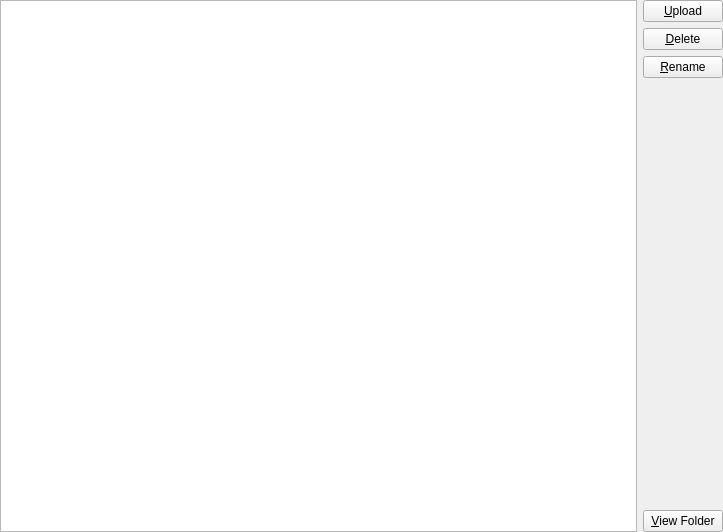
<?xml version="1.0" encoding="UTF-8"?>
<ui version="4.0">
 <class>ScreenshotsPage</class>
 <widget class="QWidget" name="ScreenshotsPage">
  <property name="geometry">
   <rect>
    <x>0</x>
    <y>0</y>
    <width>723</width>
    <height>532</height>
   </rect>
  </property>
  <property name="windowTitle">
   <string>Mods</string>
  </property>
  <layout class="QVBoxLayout" name="verticalLayout_3">
   <property name="leftMargin">
    <number>0</number>
   </property>
   <property name="topMargin">
    <number>0</number>
   </property>
   <property name="rightMargin">
    <number>0</number>
   </property>
   <property name="bottomMargin">
    <number>0</number>
   </property>
   <item>
    <layout class="QHBoxLayout" name="horizontalLayout">
     <item>
      <layout class="QVBoxLayout" name="verticalLayout">
       <item>
        <widget class="QListView" name="listView">
         <property name="selectionMode">
          <enum>QAbstractItemView::ExtendedSelection</enum>
         </property>
         <property name="selectionBehavior">
          <enum>QAbstractItemView::SelectItems</enum>
         </property>
        </widget>
       </item>
      </layout>
     </item>
     <item>
      <layout class="QVBoxLayout" name="verticalLayout_2">
       <item>
        <widget class="QPushButton" name="uploadBtn">
         <property name="text">
          <string>&amp;Upload</string>
         </property>
        </widget>
       </item>
       <item>
        <widget class="QPushButton" name="deleteBtn">
         <property name="text">
          <string>&amp;Delete</string>
         </property>
        </widget>
       </item>
       <item>
        <widget class="QPushButton" name="renameBtn">
         <property name="text">
          <string>&amp;Rename</string>
         </property>
        </widget>
       </item>
       <item>
        <spacer name="verticalSpacer">
         <property name="orientation">
          <enum>Qt::Vertical</enum>
         </property>
         <property name="sizeHint" stdset="0">
          <size>
           <width>20</width>
           <height>40</height>
          </size>
         </property>
        </spacer>
       </item>
       <item>
        <widget class="QPushButton" name="viewFolderBtn">
         <property name="text">
          <string>&amp;View Folder</string>
         </property>
        </widget>
       </item>
      </layout>
     </item>
    </layout>
   </item>
  </layout>
 </widget>
 <tabstops>
  <tabstop>listView</tabstop>
  <tabstop>uploadBtn</tabstop>
  <tabstop>deleteBtn</tabstop>
  <tabstop>renameBtn</tabstop>
  <tabstop>viewFolderBtn</tabstop>
 </tabstops>
 <resources/>
 <connections/>
</ui>
